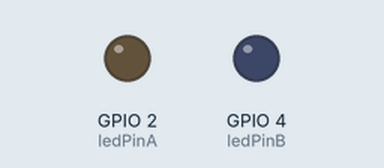
A sketch run on a simulated ESP32. On the bench: output pins drawn as LEDs (lit = HIGH).

Above: at 0.05 s.
At 1.3 s:
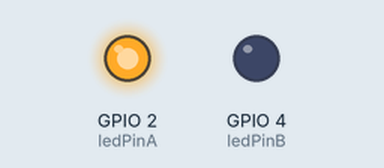
At 2.55 s:
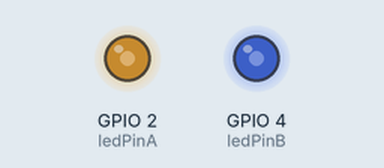
Timing chart, 0 to 5.9 s (numbered marks = the images above):
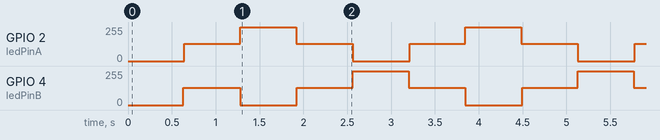

The sketch:

ex06.ino
```cpp
// 定义两个LED连接的GPIO
const int ledPinA = 2;
const int ledPinB = 4;

// PWM参数配置
const int freq = 5000;      // 5kHz频率，人眼无频闪
const int resolution = 8;   // 8位分辨率，占空比范围0~255

void setup() {
  Serial.begin(115200);
  // ESP32 3.x新版API直接绑定引脚，无需手动设置通道
  ledcAttach(ledPinA, freq, resolution);
  ledcAttach(ledPinB, freq, resolution);
}

void loop() {
  // 阶段1：A渐亮 / B渐暗
  for (int dutyCycle = 0; dutyCycle <= 255; dutyCycle++) {
    ledcWrite(ledPinA, dutyCycle);
    ledcWrite(ledPinB, 255 - dutyCycle);
    delay(5);
  }

  // 阶段2：A渐暗 / B渐亮
  for (int dutyCycle = 255; dutyCycle >= 0; dutyCycle--) {
    ledcWrite(ledPinA, dutyCycle);
    ledcWrite(ledPinB, 255 - dutyCycle);
    delay(5);
  }
}
```

Measured:
- by itself, GPIO 2 (ledPinA): repeats every 2.6 s: 255/255 0.64 s, 128/255 0.65 s, 0/255 0.65 s, 128/255 0.64 s
- by itself, GPIO 4 (ledPinB): repeats every 2.6 s: 0/255 0.65 s, 128/255 0.64 s, 255/255 0.64 s, 128/255 0.65 s
